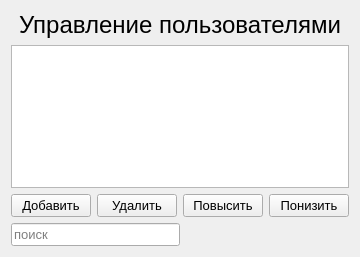
<?xml version="1.0" encoding="UTF-8"?>
<ui version="4.0">
 <class>MenuAdminWindow</class>
 <widget class="QWidget" name="MenuAdminWindow">
  <property name="geometry">
   <rect>
    <x>0</x>
    <y>0</y>
    <width>358</width>
    <height>257</height>
   </rect>
  </property>
  <property name="font">
   <font>
    <pointsize>10</pointsize>
   </font>
  </property>
  <property name="windowTitle">
   <string>Form</string>
  </property>
  <layout class="QVBoxLayout" name="verticalLayout">
   <item>
    <widget class="QLabel" name="titleLabel">
     <property name="font">
      <font>
       <pointsize>18</pointsize>
      </font>
     </property>
     <property name="text">
      <string>Управление пользователями</string>
     </property>
     <property name="alignment">
      <set>Qt::AlignCenter</set>
     </property>
    </widget>
   </item>
   <item>
    <widget class="QTableView" name="usersTableView"/>
   </item>
   <item>
    <layout class="QHBoxLayout" name="horizontalLayout">
     <item>
      <widget class="QPushButton" name="addButton">
       <property name="text">
        <string>Добавить</string>
       </property>
      </widget>
     </item>
     <item>
      <widget class="QPushButton" name="delButton">
       <property name="text">
        <string>Удалить</string>
       </property>
      </widget>
     </item>
     <item>
      <widget class="QPushButton" name="riseButton">
       <property name="text">
        <string>Повысить</string>
       </property>
      </widget>
     </item>
     <item>
      <widget class="QPushButton" name="lowerButton">
       <property name="text">
        <string>Понизить</string>
       </property>
      </widget>
     </item>
    </layout>
   </item>
   <item>
    <layout class="QHBoxLayout" name="horizontalLayout_2">
     <item>
      <widget class="QLineEdit" name="searchLine">
       <property name="placeholderText">
        <string>поиск</string>
       </property>
      </widget>
     </item>
     <item>
      <spacer name="horizontalSpacer">
       <property name="orientation">
        <enum>Qt::Horizontal</enum>
       </property>
       <property name="sizeHint" stdset="0">
        <size>
         <width>40</width>
         <height>20</height>
        </size>
       </property>
      </spacer>
     </item>
    </layout>
   </item>
  </layout>
 </widget>
 <resources/>
 <connections/>
</ui>
